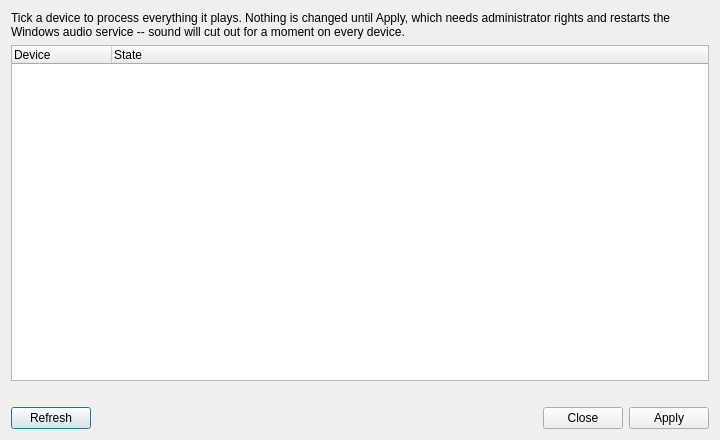
<?xml version="1.0" encoding="UTF-8"?>
<ui version="4.0">
 <class>AudioDeviceDialog</class>
 <widget class="QDialog" name="AudioDeviceDialog">
  <property name="geometry">
   <rect>
    <x>0</x>
    <y>0</y>
    <width>720</width>
    <height>440</height>
   </rect>
  </property>
  <property name="windowTitle">
   <string>Audio Device Settings</string>
  </property>
  <layout class="QVBoxLayout" name="rootLayout">
   <item>
    <widget class="QLabel" name="introLabel">
     <property name="text">
      <string>Tick a device to process everything it plays. Nothing is changed until Apply, which needs administrator rights and restarts the Windows audio service -- sound will cut out for a moment on every device.</string>
     </property>
     <property name="wordWrap">
      <bool>true</bool>
     </property>
    </widget>
   </item>
   <item>
    <widget class="QTreeWidget" name="deviceTree">
     <property name="rootIsDecorated">
      <bool>false</bool>
     </property>
     <property name="uniformRowHeights">
      <bool>true</bool>
     </property>
     <property name="allColumnsShowFocus">
      <bool>true</bool>
     </property>
     <property name="selectionMode">
      <enum>QAbstractItemView::SingleSelection</enum>
     </property>
     <column>
      <property name="text">
       <string>Device</string>
      </property>
     </column>
     <column>
      <property name="text">
       <string>State</string>
      </property>
     </column>
    </widget>
   </item>
   <item>
    <widget class="QLabel" name="statusLabel">
     <property name="text">
      <string/>
     </property>
     <property name="wordWrap">
      <bool>true</bool>
     </property>
    </widget>
   </item>
   <item>
    <layout class="QHBoxLayout" name="buttonRow">
     <item>
      <widget class="QPushButton" name="refreshButton">
       <property name="text">
        <string>Refresh</string>
       </property>
      </widget>
     </item>
     <item>
      <spacer name="buttonSpacer">
       <property name="orientation">
        <enum>Qt::Horizontal</enum>
       </property>
       <property name="sizeHint" stdset="0">
        <size>
         <width>40</width>
         <height>20</height>
        </size>
       </property>
      </spacer>
     </item>
     <item>
      <widget class="QDialogButtonBox" name="buttonBox">
       <property name="standardButtons">
        <set>QDialogButtonBox::Apply|QDialogButtonBox::Close</set>
       </property>
      </widget>
     </item>
    </layout>
   </item>
  </layout>
 </widget>
 <resources/>
 <connections/>
</ui>
